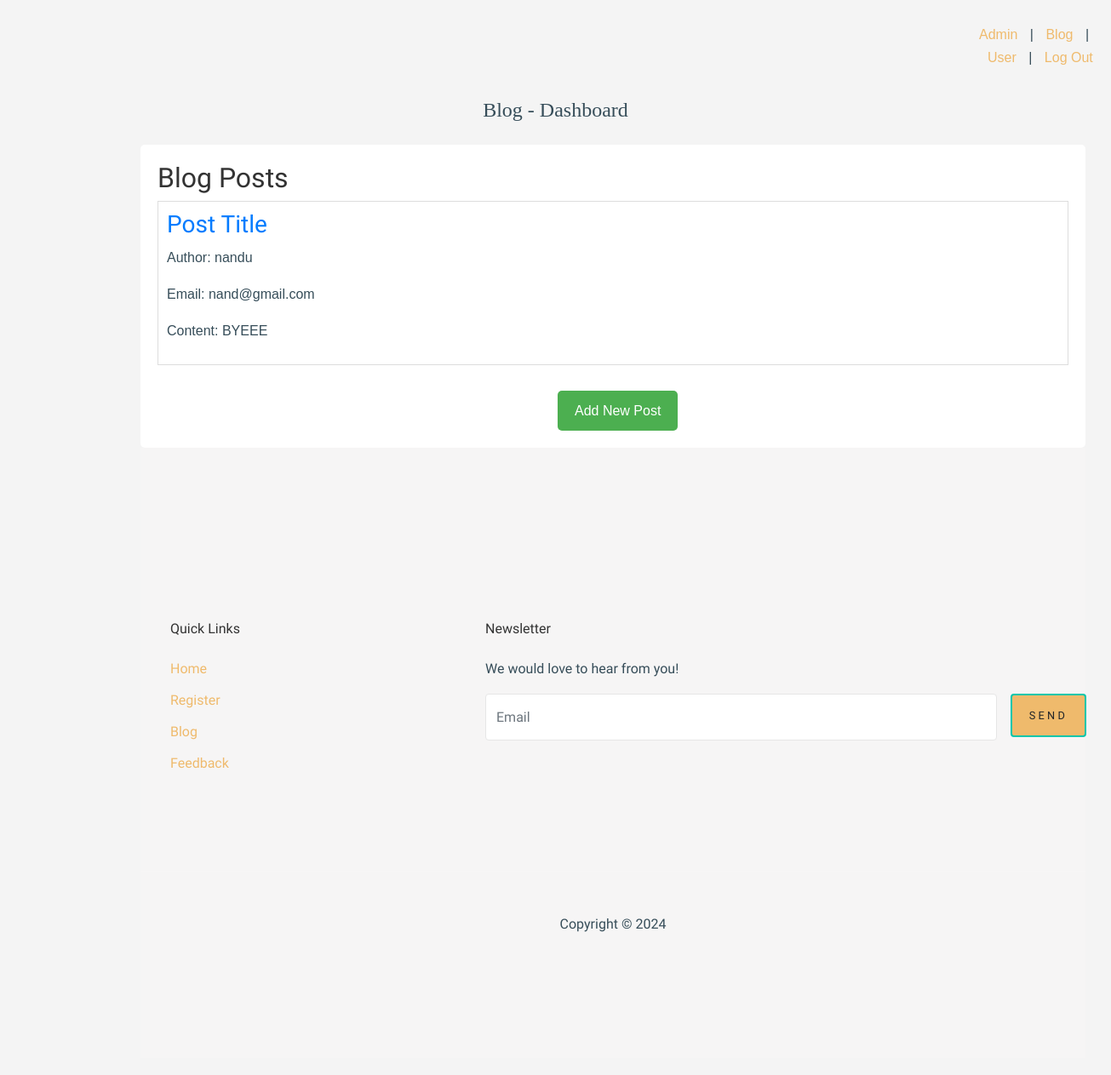
/control, run on an earlier commit of the app's database.
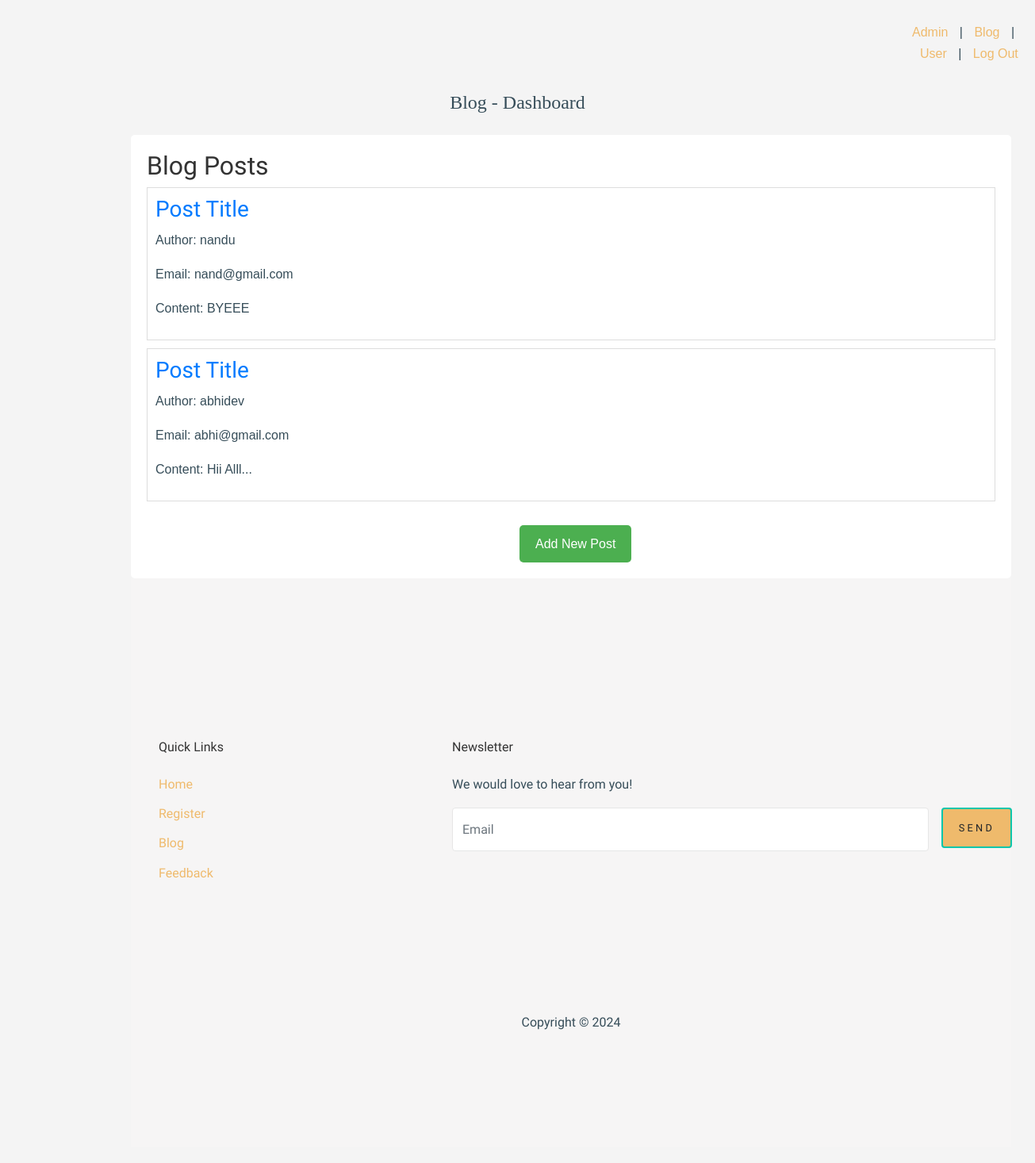
And on a later commit of the database.
### users/models.py (models this page shows, shortened)
class blog(models.Model):
    username = models.CharField(blank=False,max_length=50)
    email = models.EmailField(blank=False,max_length=200)
    message = models.TextField(blank=False,max_length=250)

### users/views.py (the view)
# urls.py: path('control', views.control, name="control"),
def control(request):
    Blog = blog.objects.all()
    return render(request, 'admin/control.html', {'blog':Blog})

### templates/admin/control.html (shortened to what this page needs)
{% extends 'bases/userbase.html' %}
{% load static %}
{% block content %}
    <!DOCTYPE html>
    <html lang="en">
    <head>
    </head>
    <body>
        <br>
        <nav style="padding-left: 1150px;border-left-width: 50px;">
            <a href="cadmin" style="padding-right: 10px;">Admin</a>   |
            <a href="blog" style="padding-right: 10px; padding-left: 10px;" >Blog</a>      |
             <a href="user" style="padding-right: 10px; padding-left: 10px;" >User</a>      |
            <a href="index" style="padding-left: 10px;">Log Out</a>
        </nav><br>
    <p style="text-align-last: center; font-family: 'Cambria Math',serif; font-size: x-large">Blog - Dashboard</p>
        <div class="container" style="margin-left: 150px;">
            <section class="dashboard-section">
                <h2>Blog Posts</h2>
                {% for i in blog %}
                <div class="blog-post">
                    <h3><a href="#">Post Title</a></h3>
                    <p>Author: <span>{{ i.username }}</span></p>
                    <p>Email: <span>{{ i.email }}</span></p>
                    <p>Content: {{ i.message }}</p>
                </div>
                {% endfor %}
                <a href="#" class="add-post-btn" style="
                margin-top: 20px;
                margin-left: 470px;
            ">Add New Post</a>
            </section>
    </body>
    </html>
{% endblock content %}

What changed in the data, as far as the page shows it:
added blog: username "abhidev", email "abhi@gmail.com", message "Hii Alll..."
